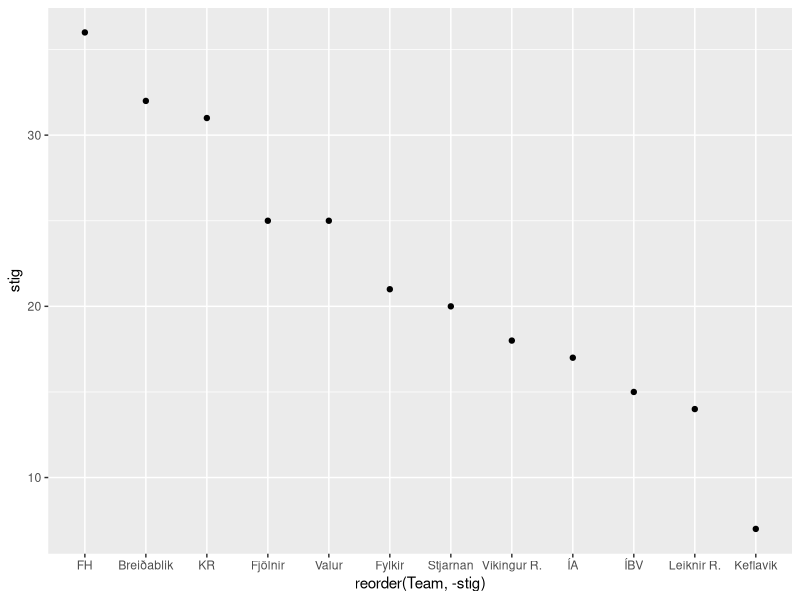
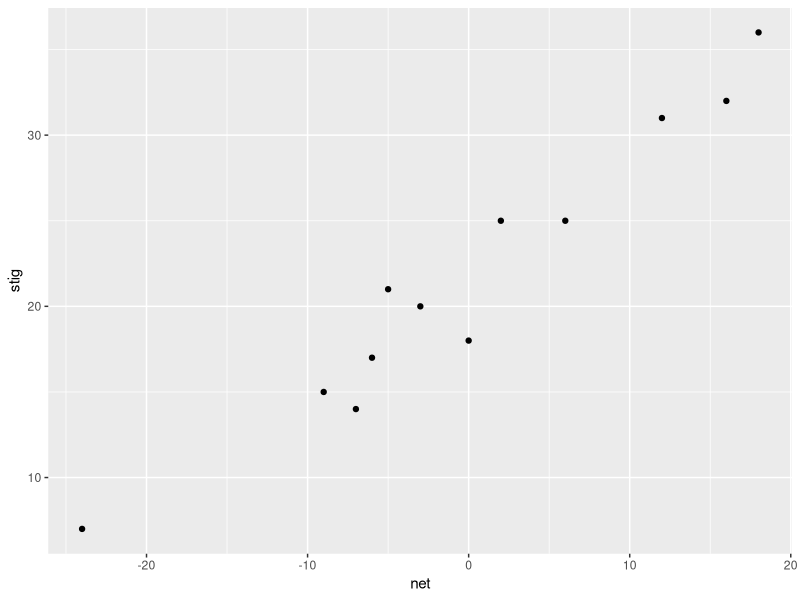

The R script that drew these images, in order:
library('ggplot2')

classification <- read.csv('pepsi-deildin.csv',encoding="latin1")
ggplot(data=classification,aes(x=reorder(Team, -stig),y=stig))+geom_point()
ggplot(data=classification,aes(x=net,y=stig))+geom_point()
